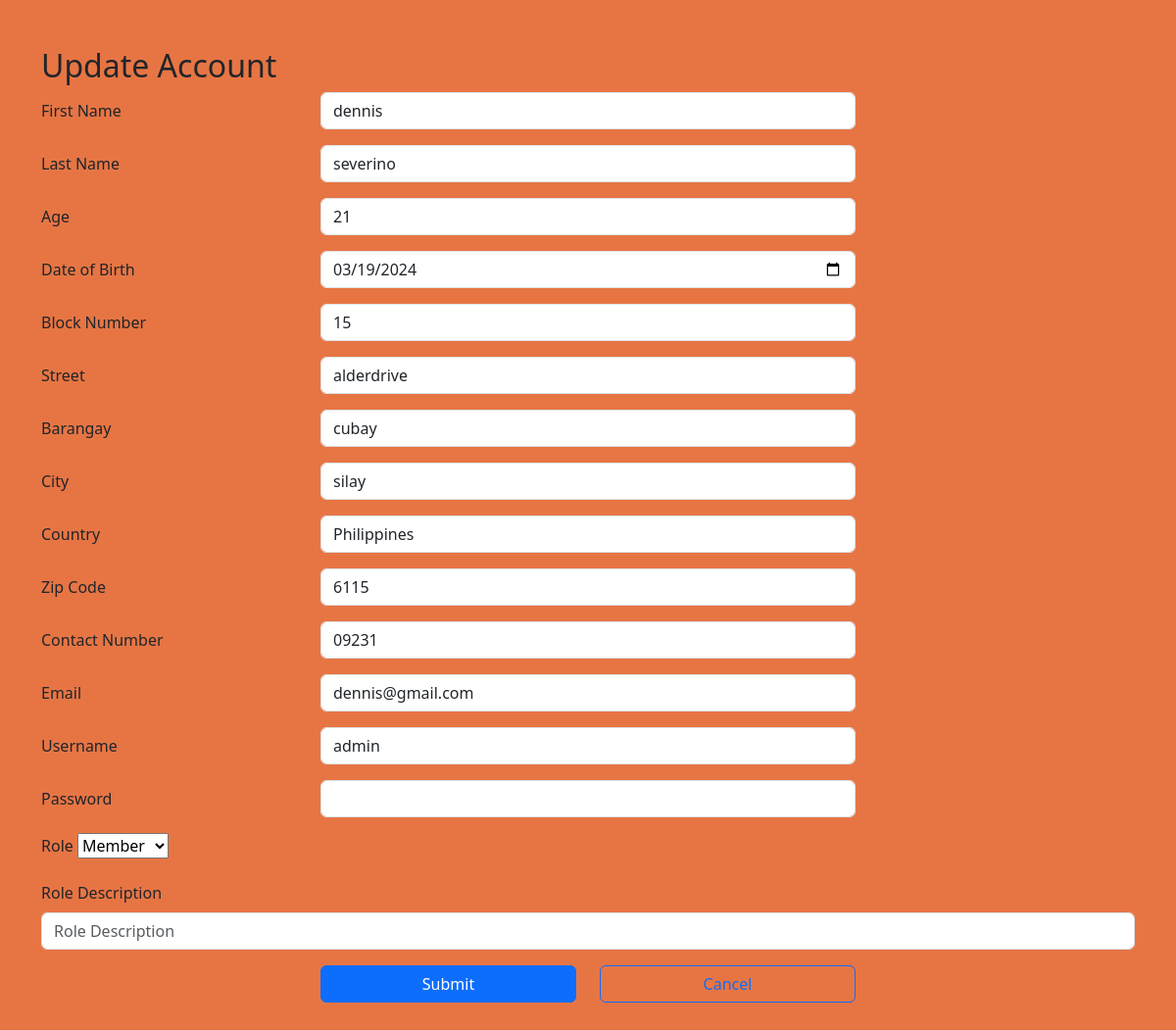
/administration/edit.php?user_id=99, run on the app's committed database.
### tables this page shows
CREATE TABLE `user_tb` (
  `user_id` int(11) NOT NULL,
  `role_id` int(11) NOT NULL,
  `firstname` varchar(100) NOT NULL,
  `lastname` varchar(100) NOT NULL,
  `age` varchar(100) NOT NULL,
  `date_of_birth` varchar(100) NOT NULL,
  `block_number` varchar(100) NOT NULL,
  `street` varchar(100) NOT NULL,
  `country` varchar(100) NOT NULL,
  `barangay` varchar(100) NOT NULL,
  `city` varchar(100) NOT NULL,
  `zip_code` varchar(100) NOT NULL,
  `contact_number` varchar(100) NOT NULL,
  `email` varchar(100) NOT NULL,
  `username` varchar(100) NOT NULL,
  `password` varchar(100) NOT NULL,
  `images` varchar(100) NOT NULL
);

### administration/edit.php (the view, shortened to what this page needs)
<?php
include_once("../connection/connection.php");
$user_id = $_GET["user_id"];
$sql = "SELECT * FROM user_tb WHERE user_id=?";
$stmt = $connection->prepare($sql);
$stmt->bind_param("i", $user_id);
$stmt->execute();
$result = $stmt->get_result();
if ($result->num_rows > 0) {
    $row = $result->fetch_assoc();
    $firstname = $row['firstname'];
    $lastname = $row['lastname'];
    $age = $row['age'];
    $date_of_birth = $row['date_of_birth'];
    $block_number = $row['block_number'];
    $street = $row['street'];
    $barangay = $row['barangay'];
    $city = $row['city'];
    $country = $row['country'];
    $zipcode = $row['zip_code'];
    $contact_number = $row['contact_number'];
    $email = $row['email'];
    $username = $row['username'];
} else {
    $errorMessage = "User not found";
}
?>
<!DOCTYPE html>
<html lang="en">
<head>
    <link rel="stylesheet" href="https://cdn.jsdelivr.net/npm/bootstrap@5.3.2/dist/css/bootstrap.min.css">
    <link rel="stylesheet" href="css/edit.css">
</head>
<body>
    <div class="container my-5">
        <h2>Update Account</h2>
        <form method="POST">
            <div class="row mb-3">
                <label class="col-sm-3 col-form-label">First Name</label>
                <div class="col-sm-6">
                    <input type="text" class="form-control" name="firstname" value="<?php echo $firstname; ?>">
                </div>
            </div>
            <div class="row mb-3">
                <label class="col-sm-3 col-form-label">Last Name</label>
                <div class="col-sm-6">
                    <input type="text" class="form-control" name="lastname" value="<?php echo $lastname; ?>">
                </div>
            </div>
            <div class="row mb-3">
                <label class="col-sm-3 col-form-label">Age</label>
                <div class="col-sm-6">
                    <input type="text" class="form-control" name="age" value="<?php echo $age; ?>">
                </div>
            </div>
            <div class="row mb-3">
                <label class="col-sm-3 col-form-label">Date of Birth</label>
                <div class="col-sm-6">
                    <input type="date" class="form-control" name="date_of_birth" value="<?php echo $date_of_birth; ?>">
                </div>
            </div>
            <div class="row mb-3">
                <label class="col-sm-3 col-form-label">Block Number</label>
                <div class="col-sm-6">
                    <input type="text" class="form-control" name="block_number" value="<?php echo $block_number; ?>">
                </div>
            </div>
            <div class="row mb-3">
                <label class="col-sm-3 col-form-label">Street</label>
                <div class="col-sm-6">
                    <input type="text" class="form-control" name="street" value="<?php echo $street; ?>">
                </div>
            </div>
            <div class="row mb-3">
                <label class="col-sm-3 col-form-label">Barangay</label>
                <div class="col-sm-6">
                    <input type="text" class="form-control" name="barangay" value="<?php echo $barangay; ?>">
                </div>
            </div>
            <div class="row mb-3">
                <label class="col-sm-3 col-form-label">City</label>
                <div class="col-sm-6">
                    <input type="text" class="form-control" name="city" value="<?php echo $city; ?>">
                </div>
            </div>
            <div class="row mb-3">
                <label class="col-sm-3 col-form-label">Country</label>
                <div class="col-sm-6">
                    <input type="text" class="form-control" name="country" value="<?php echo $country; ?>">
                </div>
            </div>
            <div class="row mb-3">
                <label class="col-sm-3 col-form-label">Zip Code</label>
                <div class="col-sm-6">
                    <input type="text" class="form-control" name="zipcode" value="<?php echo $zipcode; ?>">
                </div>
            </div>
            <div class="row mb-3">
                <label class="col-sm-3 col-form-label">Contact Number</label>
                <div class="col-sm-6">
                    <input type="text" class="form-control" name="contact_number" value="<?php echo $contact_number; ?>">
                </div>
            </div>
            <div class="row mb-3">
                <label class="col-sm-3 col-form-label">Email</label>
                <div class="col-sm-6">
                    <input type="email" class="form-control" name="email" value="<?php echo $email; ?>">
                </div>
            </div>
            <div class="row mb-3">
                <label class="col-sm-3 col-form-label">Username</label>
                <div class="col-sm-6">
                    <input type="text" class="form-control" name="username" value="<?php echo $username; ?>">
                </div>
            </div>
            <div class="row mb-3">
                <label class="col-sm-3 col-form-label">Password</label>
                <div class="col-sm-6">
                    <input type="password" class="form-control" name="password" value="<?php echo $password; ?>">
                </div>
            </div>
            <div class="mb-3">
                <label for="role_name" class="form-label">Role</label>
                <select name="role_name" id="role_name" class="form_control" required>
                    <option value="Member" <?php if($role_name == 'Member') echo 'selected'; ?>>Member</option>
                </select>
            </div>
            <div class="mb-3">
                <label for="role_description" class="form-label">Role Description</label>
                <input id="role_description" type="text" name="role_description" class="form-control" placeholder="Role Description" value="<?php echo isset($role_description) ? $role_description : ''; ?>" readonly required>
            </div>
            <div class="row mb-3">
                <div class="offset-sm-3 col-sm-3 d-grid">
                    <button type="submit" class="btn btn-primary">Submit</button>
                </div>
                <div class="col-sm-3 d-grid">
                    <a href="../administration/index.php" class="btn btn-outline-primary" role="button">Cancel</a>
                </div>
            </div>
        </form>
    </div>
</body>
</html>

### administration/css/edit.css (style rules this page uses)
body { background-color: #e77544; }

### data on the page
user_tb: firstname "dennis", lastname "severino", age "21", date_of_birth "03/19/2024", block_number "15", street "alderdrive", barangay "cubay", city "silay", country "Philippines", zipcode "6115", contact_number "09231", email "dennis@gmail.com", username "admin"
